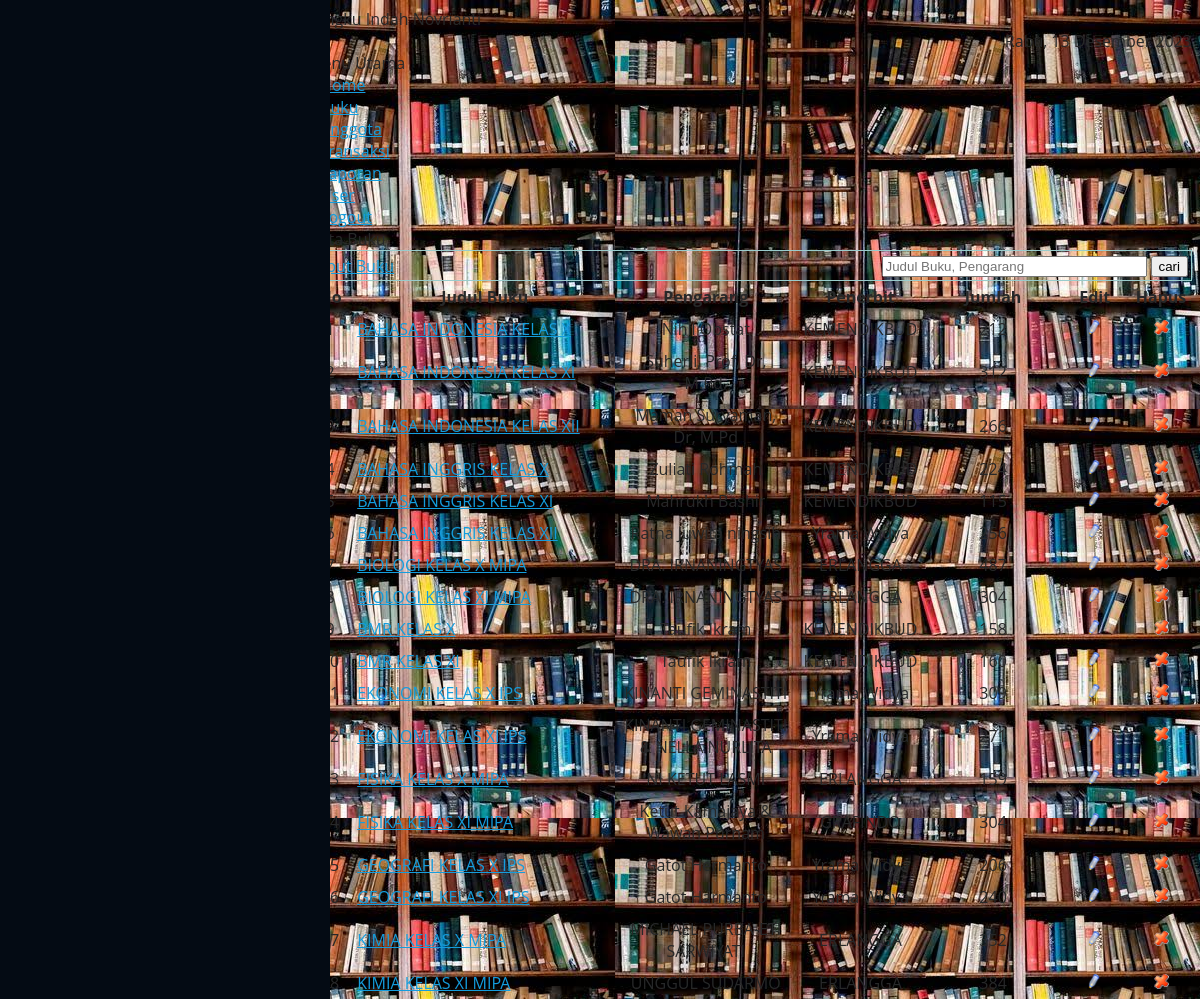
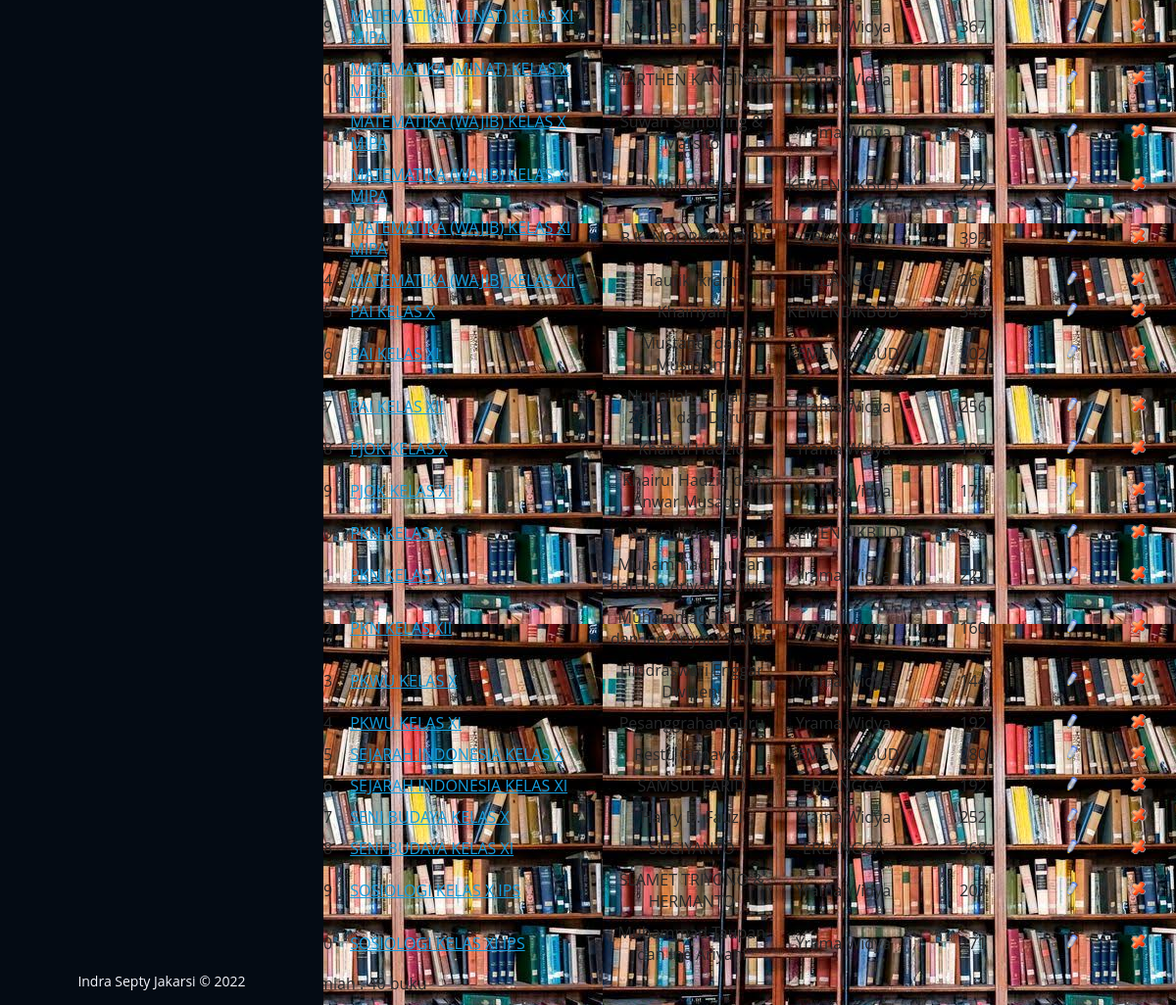
The page /admin/index.php?page=buku (signed in) on the database its author committed (2 pictures, top to bottom).
### tables this page shows
CREATE TABLE `tbl_buku` (
  `id` int(5) NOT NULL,
  `judul` varchar(200) NOT NULL,
  `pengarang` varchar(100) NOT NULL,
  `penerbit` varchar(150) NOT NULL,
  `thn_terbit` varchar(4) NOT NULL,
  `isbn` varchar(25) NOT NULL,
  `jumlah_buku` int(3) NOT NULL,
  `lokasi` enum('rak1','rak2','rak3') NOT NULL,
  `tgl_input` datetime NOT NULL
);

### admin/buku_data.php (the view)
  <?php
  include '../conn/koneksi.php';
  ?>
<div id="menu-tengah">
   	<div id="bg_menu">Data Buku
   	</div>
   	<div id="content_menu">
       <div id="menu_header">
       	<form action="?page=buku_search" method="post">
       	<table width="100%" height="100%" style="border:1px solid #9cc;">
           	<tr>
               	<td width="50%"><a href="?page=buku_input">Input Buku</a></td>
                   <td width="50%" align="right"><input type="text" name="cari" size="30" placeholder="Judul Buku, Pengarang"></td>
                   <td><input type="submit" id="submit" value="cari"></td>
               </tr>
           </table>
           </form>
   	</div>
  	    <div class="zebra-table">
  	      <table width="100%" height="100%" align="center" cellspacing="0" cellpadding="5">
  	        <thead align="center">
  	          <tr>
  	            <th align="center" width="5%" >No</th>
  	            <th width="30%">Judul Buku</th>
  	            <th width="20%">Pengarang</th>
  	            <th width="15%">Penerbit</th>
  	            <th width="15%">Jumlah</th>
               <th width="8%">Edit</th>
               <th width="8%">Hapus</th>
             </tr>
           </thead>
           <?php
			$sql = mysqli_query($konek,"SELECT * FROM tbl_buku ORDER by judul");
			$total = mysqli_num_rows($sql);
			$no = 1;
			while ($data=mysqli_fetch_array($sql)) {
		?>
  	        <tbody>
  	          <tr>
  	            <td align="center"><?php echo $no; ?></td>
  	            <td><a href="?page=detil-buku&judul=<?php echo $data['judul']; ?>" class="detil"><?php echo $data['judul']; ?></a></td>
  	            <td align="center"><?php echo $data['pengarang']; ?></td>
  	            <td align="center"><?php echo $data['penerbit']; ?></td>
  	            <td align="center"><?php echo $data['jumlah_buku']; ?></td>
               <td align="center"><a href="?page=buku_edit&id=<?php echo $data['id']; ?>"><img src="../images/edit.png"/ width="15px" height="15px"></a></td>
               <td align="center"><a href="?page=buku_hapus&id=<?php echo $data['id']; ?>" onclick="return confirm('Anda yakin ingin menghapus data buku <?php echo $data['judul']; ?> ?')"><img src="../images/delete.png"/ width="15px" height="15px"></a></td>
             </tr>
           <?php $no++; } ?>
           </tbody>
         </table>
         </div>
         <div id="menu_bottom">
       	<table width="100%" style="border:0px solid #9cc;">
           	<tr>
               	<td width="50%">Jumlah : <?php echo $total; ?> buku</td>
               </tr>
           </table>
   	</div>
  	  </div>
   </div>

### admin/index.php (shortened to what this page needs)
<?php
if(!isset($_SESSION['nama'])){
	echo "<script>alert('Silahkan login terlebih dahulu')</script>";
	echo "<meta http-equiv='refresh' content='0; url=../index.php'>";
} else {
?>
<!DOCTYPE html>
<html lang="en">
<head>
<link rel="stylesheet" type="text/css" href="../images/style.css" />
</head>
<body>
<div id="main">
    <div id="header">
    </div>
    <div id="menu-atas">
    	<div id="menu_user">
        <span><?=$_SESSION['nama'];?></span>
        </div>
        <div id="menu_tanggal" align="right">
        <span><?php
		 	$array_hr= array(1=>"Senin","Selasa","Rabu","Kamis","Jumat","Sabtu","Minggu");
 			$hr = $array_hr[date('N')];
			$tgl= date('j');
			$array_bln = array(1=>"Januari","Februari","Maret", "April", "Mei","Juni","Juli","Agustus","September","Oktober", "November","Desember");
			$bln = $array_bln[date('n')];
			$thn = date('Y');
			echo $hr . ", " . $tgl . " " . $bln . " " . $thn . " ";
			?>
        </span>
        </div>
    </div>
<div>
 	<div id="menu-kiri">
    	<div id="bg_menu">Menu Utama
    	</div>
    	<div id="left_menu">
        	<a href="index.php" class="menu">&raquo; Home </a> <br />
        	<a href="?page=buku" class="menu">&raquo; Buku </a> <br />
        	<a href="?page=anggota" class="menu">&raquo; Anggota </a> <br />
        	<a href="?page=transaksi" class="menu">&raquo; Transaksi </a> <br />
            <a href="?page=laporan" class="menu">&raquo; Laporan </a> <br />
            <a href="?page=user" class="menu">&raquo; User </a> <br />
            <a href="../logout.php" class="menu">&raquo; Logout </a> <br />
        </div>
    </div>
    	     <?php
				 switch($_GET['page'])
				 	{
						case "buku";
						include "buku_data.php";
						break;
					}
			?>
</div>
    <div id="footer"><center>Indra Septy Jakarsi &copy; 2022</center></div>
</div>
</body>
</html>
<?php } ?>

### assets/css/style.css (style rules this page uses)
body { font-family: "Open Sans", sans-serif; color: #272829; }
a { color: #149ddd; }
#header { position: fixed; top: 0; left: 0; bottom: 0; width: 300px; transition: all ease-in-out 0.5s; z-index: 9997; transition: all 0.5s; padding: 0 15px; background: #040b14; overflow-y: auto; }
#main { margin-left: 300px; }
#footer { padding: 15px; color: #f4f6fd; font-size: 14px; position: fixed; left: 0; bottom: 0; width: 300px; z-index: 9999; background: #040b14; }

### admin/index.php (style rules this page uses)
body { background-image: url(../images/2.jpeg); background-color: #cccccccc; }

### rows shown on the page
tbl_buku: judul "BAHASA INDONESIA KELAS X", pengarang "Nihil Obstat", penerbit "KEMENDIKBUD", jumlah_buku "212"
tbl_buku: judul "BAHASA INDONESIA KELAS XI", pengarang "Suherli, Prof, Dr, M.Pd.", penerbit "KEMENDIKBUD", jumlah_buku "312"
tbl_buku: judul "BAHASA INDONESIA KELAS XII", pengarang "Maman Suryaman, Dr, M.Pd", penerbit "KEMENDIKBUD", jumlah_buku "266"
tbl_buku: judul "BAHASA INGGRIS KELAS X", pengarang "Zuliati Rohmah", penerbit "KEMENDIKBUD", jumlah_buku "224"
tbl_buku: judul "BAHASA INGGRIS KELAS XI", pengarang "Mahrukh Bashir", penerbit "KEMENDIKBUD", jumlah_buku "115"
tbl_buku: judul "BAHASA INGGRIS KELAS XII", pengarang "Ratna Juwita ningsih", penerbit "Yrama Widya", jumlah_buku "256"
tbl_buku: judul "BIOLOGI KELAS X MIPA", pengarang "DRA. IRNANINGTYAS", penerbit "ERLANGGA", jumlah_buku "487"
tbl_buku: judul "BIOLOGI KELAS XI MIPA", pengarang "DRA. IRNANINGTYAS", penerbit "ERLANGGA", jumlah_buku "304"
tbl_buku: judul "BMR KELAS X", pengarang "Taufik Ikram", penerbit "KEMENDIKBUD", jumlah_buku "158"
tbl_buku: judul "BMR KELAS XI", pengarang "Taufik Ikram", penerbit "KEMENDIKBUD", jumlah_buku "160"
tbl_buku: judul "EKONOMI KELAS X IPS", pengarang "KINANTI GEMINASTITI", penerbit "Yrama Widya", jumlah_buku "309"
tbl_buku: judul "EKONOMI KELAS XI IPS", pengarang "KINANTI GEMINASTITI & NELLA NURLITA", penerbit "Yrama Widya", jumlah_buku "271"
tbl_buku: judul "FISIKA KELAS X MIPA", pengarang "NI KETUT LASMI", penerbit "ERLANGGA", jumlah_buku "159"
tbl_buku: judul "FISIKA KELAS XI MIPA", pengarang "Ketut Kamajaya & Wawan Purnam", penerbit "GRAFINDO", jumlah_buku "304"
tbl_buku: judul "GEOGRAFI KELAS X IPS", pengarang "Gatot Hermanto", penerbit "Yrama Widya", jumlah_buku "206"
tbl_buku: judul "GEOGRAFI KELAS XI IPS", pengarang "Gatot Harmanto", penerbit "Yrama Widya", jumlah_buku "240"
tbl_buku: judul "KIMIA KELAS X MIPA", pengarang "MICHAEL PURBA-ETI SARWIYATI", penerbit "ERLANGGA", jumlah_buku "352"
tbl_buku: judul "KIMIA KELAS XI MIPA", pengarang "UNGGUL SUDARMO", penerbit "ERLANGGA", jumlah_buku "384"
tbl_buku: judul "MATEMATIKA (MINAT) KELAS XI MIPA", pengarang "Marthen Kanginan", penerbit "Yrama Widya", jumlah_buku "367"
tbl_buku: judul "MATEMATIKA (MINAT) KELAS X MIPA", pengarang "MARTHEN KANGINAN", penerbit "Yrama Widya", jumlah_buku "288"
tbl_buku: judul "MATEMATIKA (WAJIB) KELAS X MIPA", pengarang "Suwah Sembiring & Marsito", penerbit "Yrama Widya", jumlah_buku "272"
tbl_buku: judul "MATEMATIKA (WAJIB) KELAS X MIPA", pengarang "Nihil Obstat", penerbit "KEMENDIKBUD", jumlah_buku "272"
tbl_buku: judul "MATEMATIKA (WAJIB) KELAS XI MIPA", pengarang "B.K. NOORMANDIRI", penerbit "ERLANGGA", jumlah_buku "392"
tbl_buku: judul "MATEMATIKA (WAJIB) KELAS XII", pengarang "Taufik Ikram", penerbit "ERLANGGA", jumlah_buku "266"
tbl_buku: judul "PAI KELAS X", pengarang "Khairiyah", penerbit "KEMENDIKBUD", jumlah_buku "345"
tbl_buku: judul "PAI KELAS XI", pengarang "Mustahdi dan Mustakim", penerbit "KEMENDIKBUD", jumlah_buku "202"
tbl_buku: judul "PAI KELAS XII", pengarang "Nurlailah, Endang Zenal, dan Daruri", penerbit "Yrama Widya", jumlah_buku "256"
tbl_buku: judul "PJOK KELAS X", pengarang "Khairul Hadziq", penerbit "Yrama Widya", jumlah_buku "196"
tbl_buku: judul "PJOK KELAS XI", pengarang "Khairul Hadziq dan Anwar Musadad", penerbit "Yrama Widya", jumlah_buku "176"
tbl_buku: judul "PKN KELAS X", pengarang "Nuryadi dan Tolib", penerbit "KEMENDIKBUD", jumlah_buku "342"
tbl_buku: judul "PKN KELAS XI", pengarang "Muhammad Taupan dan Ine Ariyani Suwita", penerbit "Yrama Widya", jumlah_buku "221"
tbl_buku: judul "PKN KELAS XII", pengarang "Muhammad Taupan dan Ine Ariyani Suwita", penerbit "Yrama Widya", jumlah_buku "160"
tbl_buku: judul "PKWU KELAS X", pengarang "Hindraswari Enggar Dwipeni", penerbit "Yrama Widya", jumlah_buku "144"
tbl_buku: judul "PKWU KELAS XI", pengarang "Pesanggrahan Guru", penerbit "Yrama Widya"
tbl_buku: judul "SEJARAH INDONESIA KELAS X", pengarang "Restu Gunawan", penerbit "KEMENDIKBUD", jumlah_buku "280"
tbl_buku: judul "SEJARAH INDONESIA KELAS XI", pengarang "SAMSUL FARID", penerbit "ERLANGGA", jumlah_buku "192"
tbl_buku: judul "SENI BUDAYA KELAS X", pengarang "Harry D. Fauzi", penerbit "Yrama Widya", jumlah_buku "252"
tbl_buku: judul "SENI BUDAYA KELAS XI", pengarang "SUGIYANTO", penerbit "ERLANGGA", jumlah_buku "368"
tbl_buku: judul "SOSIOLOGI KELAS X IPS", pengarang "SLAMET TRIYONO & HERMANTO", penerbit "Yrama Widya", jumlah_buku "207"
tbl_buku: judul "SOSIOLOGI KELAS XI IPS", pengarang "Muhammad Taupan dan Ine Ariyani", penerbit "Yrama Widya", jumlah_buku "271"

### other values the page prints
$_SESSION['nama'] "Tengku Indah Novrianti"
$total "40"
